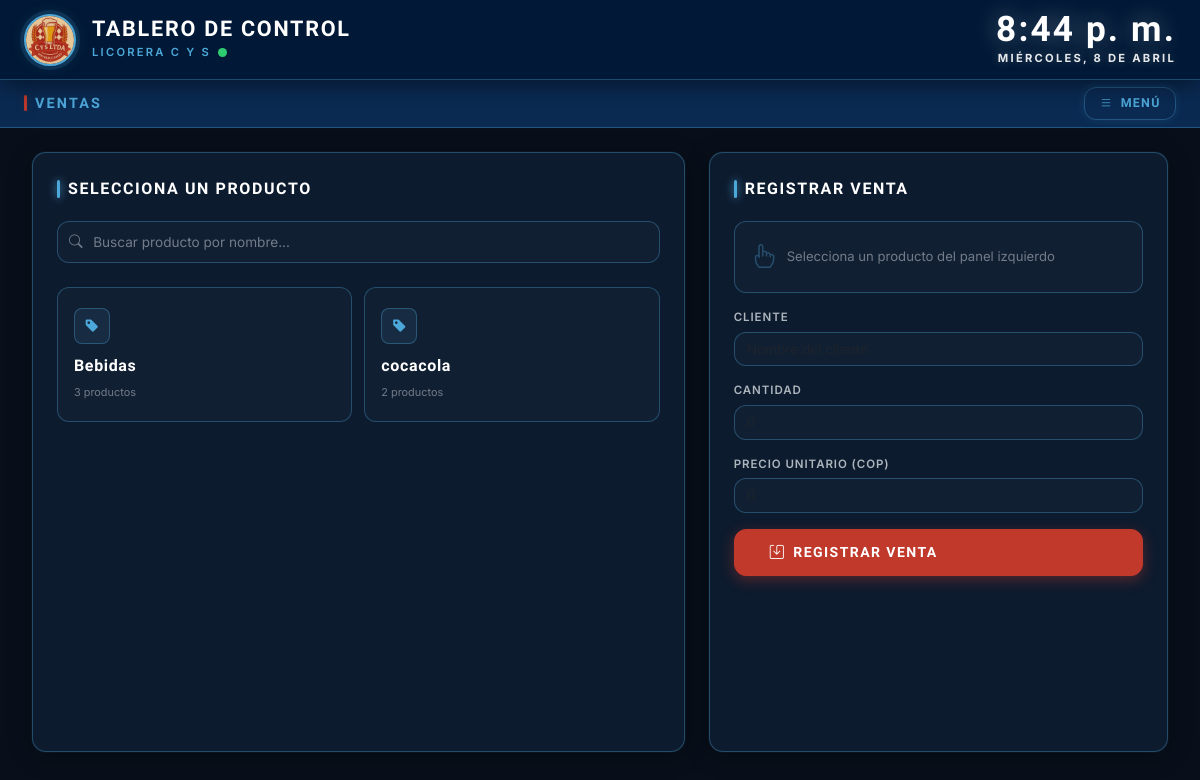
/ventas/, run on an earlier commit of the app's database.
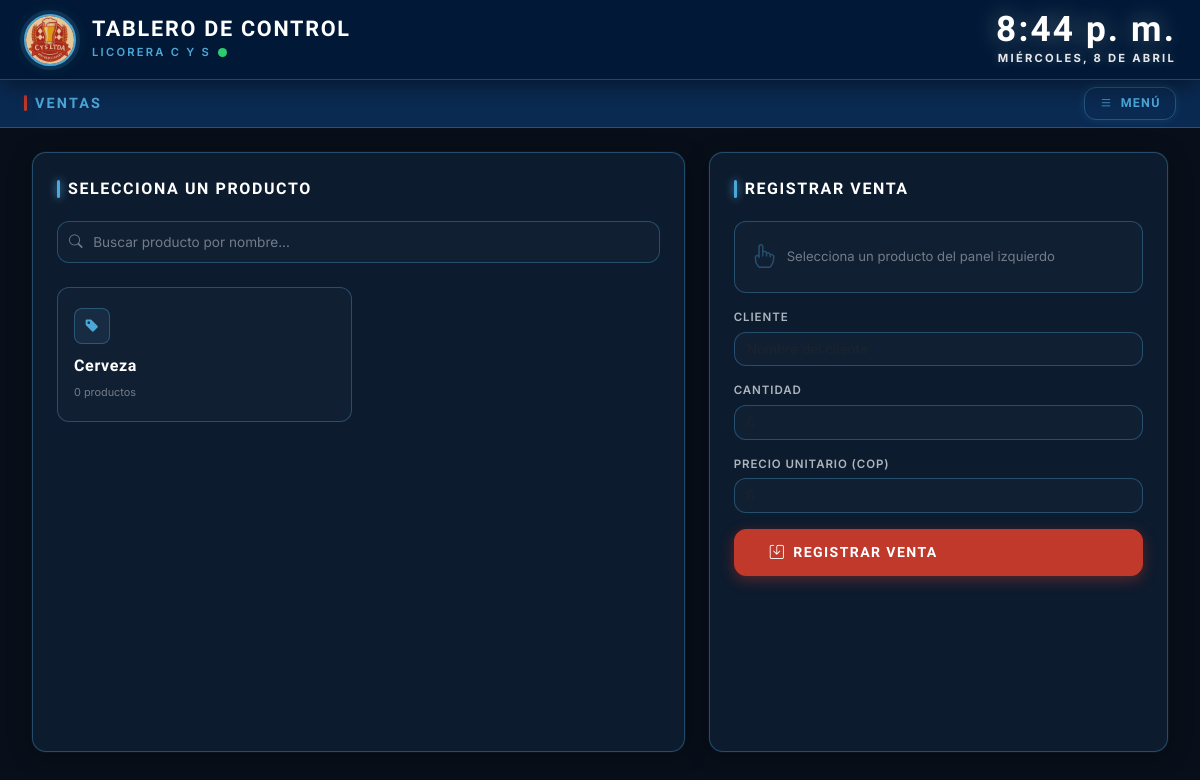
And on a later commit of the database.
### producto/models.py (models this page shows, shortened)
class Categoria(models.Model):
    codigo      = models.CharField(max_length=20, unique=True)
    nombre      = models.CharField(max_length=100)
    descripcion = models.TextField(blank=True, null=True)
    class Meta:
        verbose_name        = "Categoría"
        verbose_name_plural = "Categorías"
        ordering            = ["nombre"]

### ventas/views.py (the view)
# urls.py: path('',                    views.ventas_lista,       name='ventas_lista'),
def ventas_lista(request):
    ventas     = Venta.objects.prefetch_related('detalles__producto').all()
    form       = VentaForm()
    detalle    = DetalleVentaForm()
    categorias = Categoria.objects.prefetch_related('productos__presentaciones').all()
    return render(request, 'ventas.html', {
        'ventas':     ventas,
        'form':       form,
        'detalle':    detalle,
        'categorias': categorias,
    })

### ventas/forms.py
class VentaForm(forms.ModelForm):
    cliente = forms.CharField(
        widget=forms.TextInput(attrs={
            'class': 'cys-input form-control',
            'placeholder': 'Nombre del cliente'
        }),
        label="Cliente"
    )
    class Meta:
        model  = Venta
        fields = ['cliente']

class DetalleVentaForm(forms.ModelForm):
    cantidad = forms.IntegerField(
        min_value=1,
        widget=forms.NumberInput(attrs={
            'class': 'cys-input form-control',
            'placeholder': '0',
            'id': 'id_cantidad'
        }),
        label="Cantidad"
    )
    precio_unitario = forms.DecimalField(
        max_digits=12, decimal_places=2,
        widget=forms.NumberInput(attrs={
            'class': 'cys-input form-control',
            'placeholder': '0',
            'id': 'id_precio_unitario'
        }),
        label="Precio Unitario"
    )
    class Meta:
        model  = DetalleVenta
        fields = ['cantidad', 'precio_unitario']

### producto/models.py (called while the page is built)
    @property
    def stock_total(self):
        stock_pres = self.presentaciones.aggregate(total=Sum('cantidad'))['total'] or 0
        return self.cantidad_disponible + stock_pres

### ventas/templates/ventas.html (shortened to what this page needs)
{% extends 'base.html' %}
{% load static %}
{% block page_title %}Ventas{% endblock %}
{% block extra_css %}
<link rel="stylesheet" href="{% static 'css/ventas.css' %}">
{% endblock %}
{% block content %}
<div class="container-fluid p-0">
  <div class="row g-4">
    <div class="col-lg-7">
      <section class="cys-card" style="min-height:600px;">
        <div class="cys-card__title">Selecciona un Producto</div>
        <div class="cys-venta-search mb-4">
          <input type="text" id="buscadorProducto"
                 class="cys-venta-search__input"
                 placeholder="Buscar producto por nombre...">
        </div>
        <div id="vistaCategorias">
          <div class="cys-cat-grid">
            {% for cat in categorias %}
            <div class="cys-cat-card"
                 onclick="mostrarProductos('{{ cat.id }}', '{{ cat.nombre }}')">
              <div class="cys-cat-card__icon"><i class="bi bi-tag-fill"></i></div>
              <div class="cys-cat-card__nombre">{{ cat.nombre }}</div>
              <div class="cys-cat-card__count">{{ cat.productos.count }} productos</div>
            </div>
            {% empty %}
            <div class="text-center py-4" style="color:var(--texto-muted);">
              No hay categorías registradas.
            </div>
            {% endfor %}
          </div>
        </div>
      </section>
    </div>
    <div class="col-lg-5">
      <section class="cys-card" style="min-height:600px;">
        <div class="cys-card__title">Registrar Venta</div>
        <form method="POST" action="{% url 'ventas:nueva_venta' %}" id="formVenta">
          <div class="cys-venta-seleccionado mb-3" id="productoSeleccionado">
            <div class="cys-venta-seleccionado__vacio" id="selVacio">
              <i class="bi bi-hand-index" style="font-size:1.5rem; color:var(--azul-borde);"></i>
              <span>Selecciona un producto del panel izquierdo</span>
            </div>
          </div>
          <div class="mb-3">
            <label class="cys-form-label">Cliente</label>
            {{ form.cliente }}
          </div>
          <div class="mb-3">
            <label class="cys-form-label">Cantidad</label>
            {{ detalle.cantidad }}
          </div>
          <div class="mb-3">
            <label class="cys-form-label">Precio Unitario (COP)</label>
            {{ detalle.precio_unitario }}
          </div>
          <button type="submit" class="cys-btn cys-btn--danger w-100"
                  id="btnRegistrar" disabled>
            <i class="bi bi-save"></i> Registrar Venta
          </button>
        </form>
      </section>
    </div>
  </div>
</div>
{% endblock %}

What changed in the data, as far as the page shows it:
removed Categoria: nombre "Bebidas", productos.count "3"
changed Categoria: nombre "cocacola" → "Cerveza"; productos.count "2" → "0"
